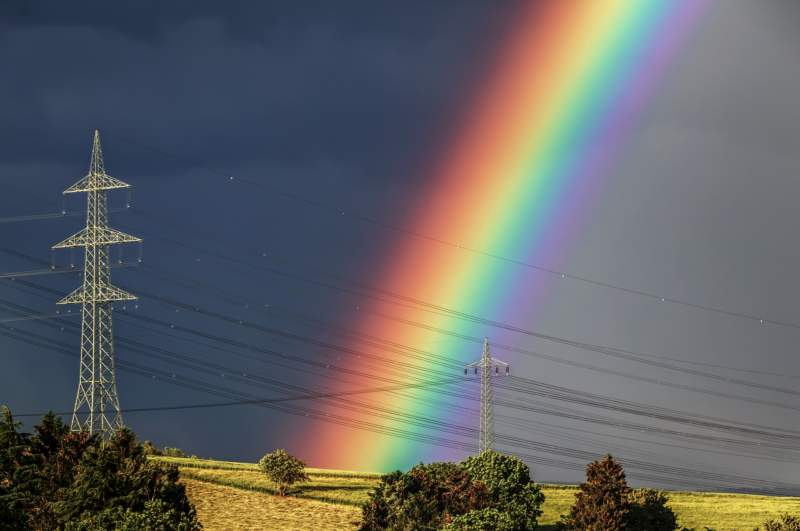
#> input picture CLASE 1/arcoiris.jpg, 800 x 531 px
$ jupyter execute --allow-errors 'Clase 1.ipynb'   (shell and % lines are left out)   (older library calls are emulated)
#> lines starting #> are read from the running program, lines starting #| are printed output that depends on the picture
# Importar librerias

[cell 1]
import matplotlib.pyplot as plt
import cv2

import numpy as np


plt.rcParams['figure.figsize'] = [10,5]

# Leer una imagen

[cell 2]
imgbgr = cv2.imread('arcoiris.jpg')
#> imgbgr is the input picture: shape (531, 800, 3); mean B, G, R 100.7, 99.1, 98.7
# OPENCV     LEE LAS IMAGENES EN BGR
# MATPLOTLIB LEE LAS IMAGENES EN RGB

print('Tamaño :',imgbgr.shape)
#| Tamaño : (531, 800, 3)

[cell 3]
#plt.imshow(imgbgr)
#plt.show()

[cell 4]
imgbgr = cv2.imread('/home/cristian/Pictures/miraflores2.png')
#> (the rest of this cell did not finish here and is left out)

#> (a cell that did not finish here is left out)

[cell 6]
# Ploteando los 3 canales
# IMGRGB

plt.figure() # CREA EL ESPACIO DE UNA IMAGEN

plt.subplot(131)
#> (the rest of this cell did not finish here and is left out)

[cell 7]
img_BGR = cv2.imread('arcoiris.jpg')
print(img_BGR.shape)
#| (531, 800, 3)

plt.imshow(cv2.cvtColor(img_BGR,cv2.COLOR_BGR2RGB))
plt.show()
img_RGB = plt.imread('arcoiris.jpg')
print(img_RGB.shape)
#| (531, 800, 3)
plt.imshow(img_RGB)
plt.show()

#> (a cell that did not finish here is left out)

#> (a cell that did not finish here is left out)

#> (a cell that did not finish here is left out)

[cell 11]
import cv2

img = cv2.imread('arcoiris.jpg')

B_1,G_1,R_1= cv2.split(img)
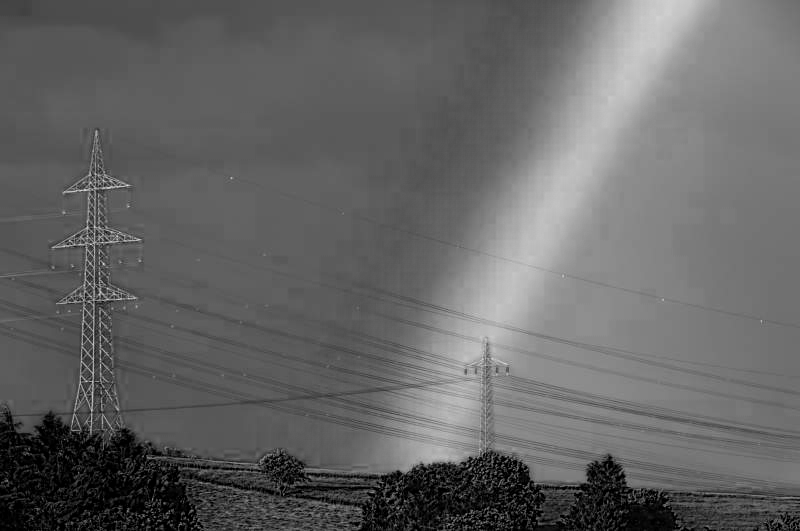
#> B_1: shape (531, 800); min 0, max 231, mean 100.7
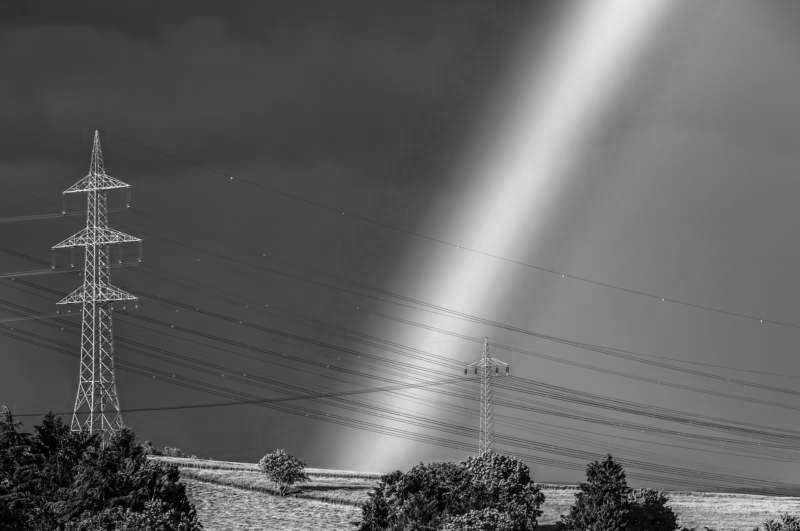
#> G_1: shape (531, 800); min 0, max 239, mean 99.1
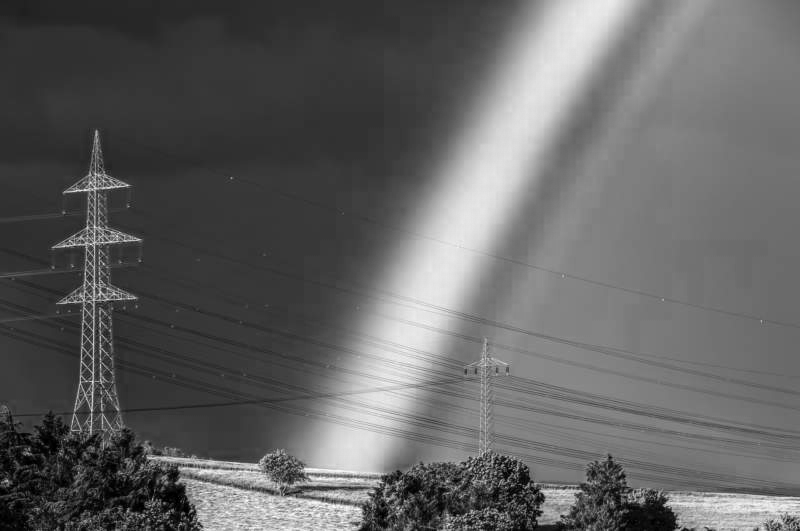
#> R_1: shape (531, 800); min 0, max 255, mean 98.7

B_2 = img[:,:,0]
G_2 = img[:,:,1]
R_2 = img[:,:,2]

[cell 12]
print(B_1.shape)
#| (531, 800)
print(B_2.shape)
#| (531, 800)
